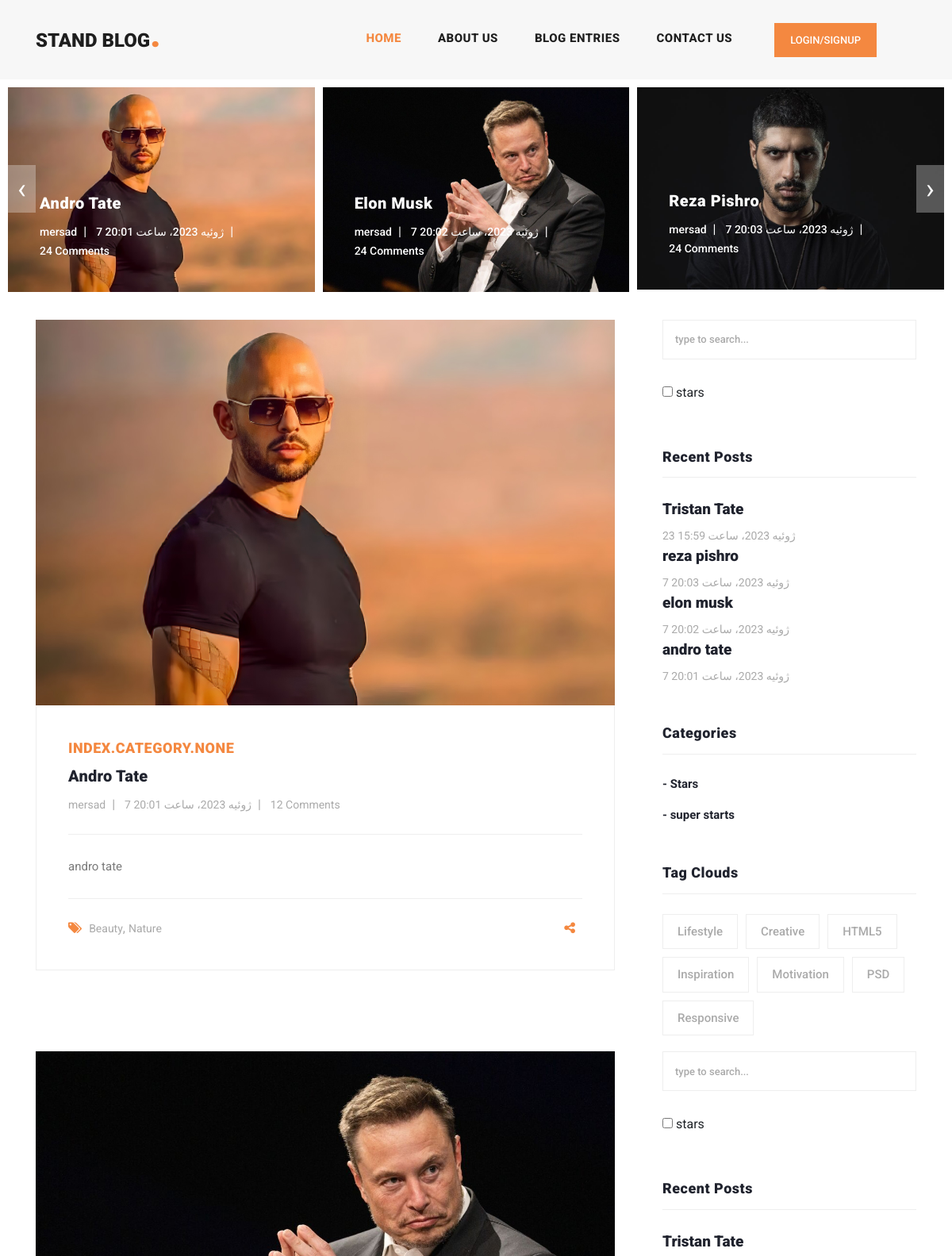
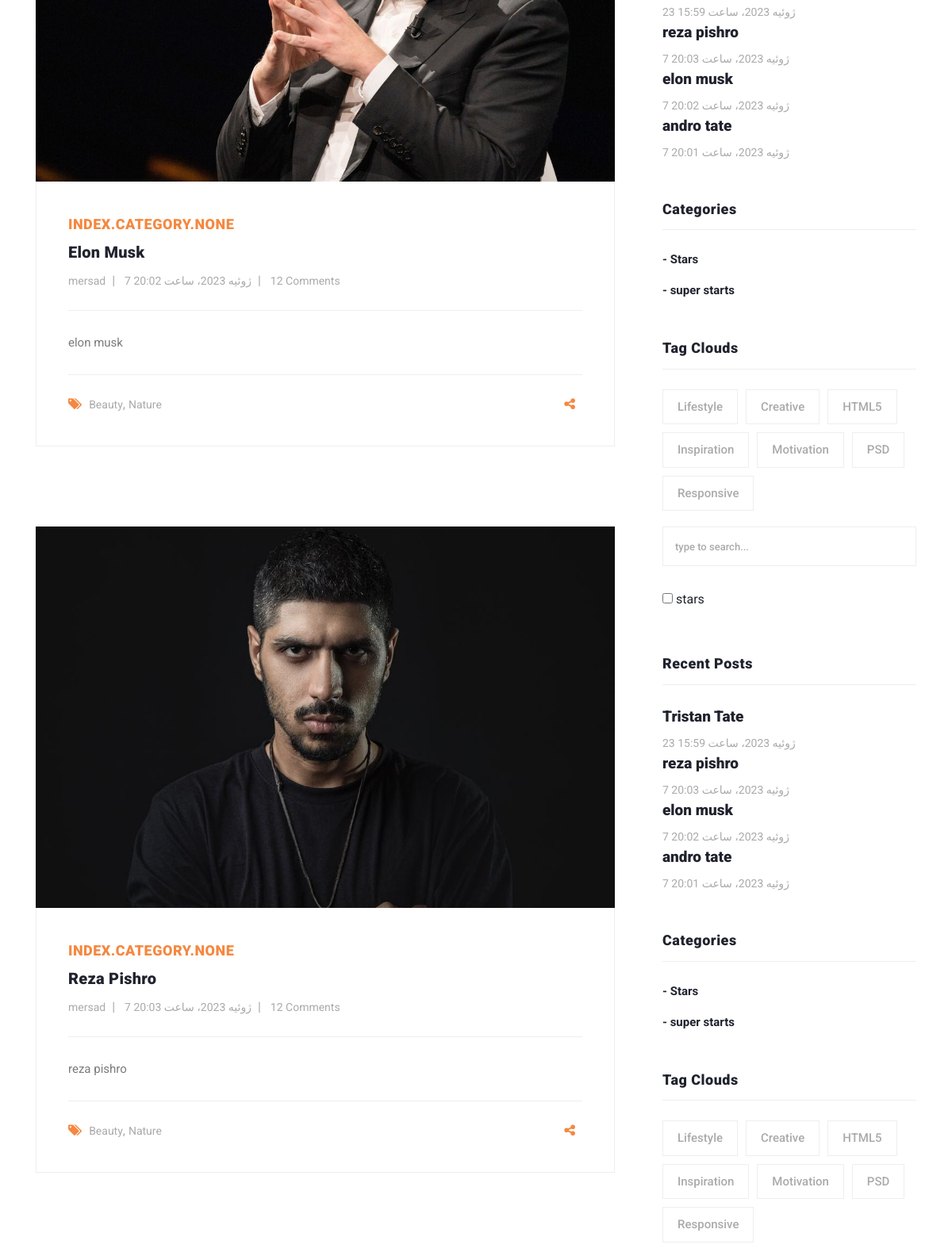
The page / (upper part) on the database its author committed (2 pictures, top to bottom).
### index/models.py (models this page shows, shortened)
class Article(models.Model):
    author = models.ForeignKey(User, on_delete=models.CASCADE)
    category = models.ManyToManyField(Category)
    title = models.CharField(max_length=50)
    descr = models.TextField()
    image = models.ImageField(upload_to='index/images', blank=True, null=True)
    time_created = models.DateTimeField(auto_now_add=True)
    star = models.BooleanField()
    slug = models.SlugField(null=True, blank=True, unique=True)
    def get_absolute_url(self):
        return reverse('Blog:article_detail', args=[self.slug])
    class Meta:
        verbose_name = "مطلب"
        verbose_name_plural = "مطالب"

class Category(models.Model):
    subcategory = models.CharField(max_length=20)

### index/views.py (the view)
# urls.py: path('', include("index.urls")),
def index(request):
    articles = Article.objects.all()
    return render(request, 'index/index.html', context={"articles": articles})

### context_processors/context_processors.py (called while the page is built)
def recent_articles(request):
    recent_articles = Article.objects.order_by('-time_created')
    return {"recent_articles": recent_articles}

def categories(request):
    categories = Category.objects.all()
    return {'categories': categories}

### index/templates/index/index.html (shortened to what this page needs)
{% extends 'base.html' %}
{% load static %}
{% block content %}
    <div class="main-banner header-text">
      <div class="container-fluid">
        <div class="owl-banner owl-carousel">
            {% for article in articles %}
                <div style="margin-bottom: 25px" class="item">
            <img src="{{ article.image }}" alt="">
            <div class="item-content">
              <div class="main-content">
                <a href="{{ article.get_absolute_url }}"><h4>{{ article.title }}</h4></a>
                <ul class="post-info">
                  <li><a href="#">{{ article.author.username }}</a></li>
                  <li><a href="#">{{ article.time_created }}</a></li>
                  <li><a href="#">24 Comments</a></li>
                </ul>
              </div>
            </div>
          </div>
            {% endfor %}
        </div>
      </div>
    </div>
{% for article in articles %}
    <section class="blog-posts">
    <div class="container">
        <div class="row">
            <div class="col-lg-8">
                <div class="all-blog-posts">
                    <div class="row">
                        <div class="col-lg-12">
                            <div class="blog-post">
                                <div class="blog-thumb">
                                    <img src="{{article.image}}" alt="">
                                </div>
                                <div class="down-content">
                                    <span>{{ article.category }}</span>
                                    <a href="{{ article.get_absolute_url }}"><h4>{{ article.title}}</h4></a>
                                    <ul class="post-info">
                                        <li><a href="#">{{ article.author }}</a></li>
                                        <li><a href="#">{{ article.time_created}}</a></li>
                                        <li><a href="#">12 Comments</a></li>
                                    </ul>
                                    <p>{{ article.descr}}</p>
                                    <div class="post-options">
                                        <div class="row">
                                            <div class="col-6">
                                                <ul class="post-tags">
                                                    <li><i class="fa fa-tags"></i></li>
                                                    <li><a href="#">Beauty</a>,</li>
                                                    <li><a href="#">Nature</a></li>
                                                </ul>
                                            </div>
                                            <div class="col-6">
                                                <ul class="post-share">
                                                    <li><i class="fa fa-share-alt"></i></li>
                                                </ul>
                                            </div>
                                        </div>
                                    </div>
                                </div>
                            </div>
                        </div>
                    </div>
                </div>
            </div>
            <div class="col-lg-4">
                <div class="sidebar">
                    <div class="row">
                        <div class="col-lg-12">
                            <div class="sidebar-item search">
                                <form id="search_form" name="gs" method="GET" action="{% url "Blog:search" %}">
                                    <input type="text" name="q" class="searchText" placeholder="type to search..."
                                           autocomplete="on">
                                </form>
                            </div>
                        </div>
                        <div style="margin-top: 30px; margin-left: 15px">
                            <input type="checkbox">
                            <label> stars</label><br>
                        </div>
                        {% include 'includes/sidebar.html' %}
                        {% include 'includes/categories.html' %}
                        <div class="col-lg-12">
                            <div class="sidebar-item tags">
                                <div class="sidebar-heading">
                                    <h2>Tag Clouds</h2>
                                </div>
                                <div class="content">
                                    <ul>
                                        <li><a href="#">Lifestyle</a></li>
                                        <li><a href="#">Creative</a></li>
                                        <li><a href="#">HTML5</a></li>
                                        <li><a href="#">Inspiration</a></li>
                                        <li><a href="#">Motivation</a></li>
                                        <li><a href="#">PSD</a></li>
                                        <li><a href="#">Responsive</a></li>
                                    </ul>
                                </div>
                            </div>
                        </div>
                    </div>
                </div>
            </div>
        </div>
    </div>
</section>
{% endfor %}
{% endblock %}

### templates/includes/sidebar.html
<div class="col-lg-12">
    <div class="sidebar-item recent-posts">
        <div class="sidebar-heading">
            <h2>Recent Posts</h2>
        </div>
        <div class="content">
            {% for article in recent_articles %}
                <ul>
                    <li><a href="post-details.html">
                        <h5>{{ article.title }}</h5>
                        <span>{{ article.time_created }}</span>
                    </a></li>
                </ul>
            {% endfor %}
        </div>
    </div>
</div>

### templates/includes/categories.html
<div class="col-lg-12">
    <div class="sidebar-item categories">
        <div class="sidebar-heading">
            <h2>Categories</h2>
        </div>
        <div class="content">
            <ul>
                {% for category in categories %}
                <li><a href="{% url "Blog:category_articles" category.id %}">- {{ category.subcategory }}</a></li>
                {% endfor %}
            </ul>
        </div>
    </div>
</div>

### rows shown on the page
Article: image (picture), title "Andro Tate", author.username "mersad", time_created "7 ژوئیه 2023، ساعت 20:01", category "INDEX.CATEGORY.NONE", author "mersad", descr "andro tate", title "andro tate"
Article: image (picture), title "Elon Musk", author.username "mersad", time_created "7 ژوئیه 2023، ساعت 20:02", title "elon musk", category "INDEX.CATEGORY.NONE", author "mersad", descr "elon musk"
Article: image (picture), title "Reza Pishro", author.username "mersad", time_created "7 ژوئیه 2023، ساعت 20:03", title "reza pishro", category "INDEX.CATEGORY.NONE", author "mersad", descr "reza pishro"
Article: title "Tristan Tate", time_created "23 ژوئیه 2023، ساعت 15:59"
Category: subcategory "Stars"
Category: subcategory "super starts"
